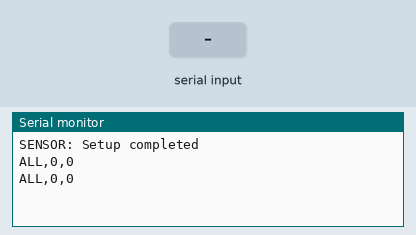
Recording of a sketch running on a simulated Arduino Uno, built with avr-gcc and run on an emulated ATmega328P. Shown: the last lines printed to the serial monitor. The test bench sets the inputs (shaded band).

Above: at 1.2 s.
1.3 s: "drive,1\n" received over Serial
At 2.8 s:
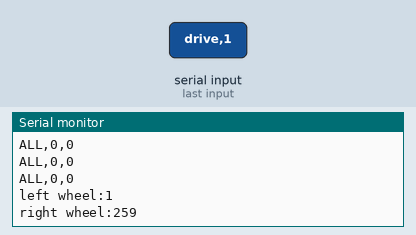
3.5 s: "stop,1\n" received over Serial
At 4.8 s:
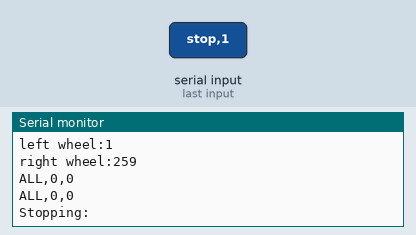
5.5 s: "scoop,1\n" received over Serial
At 6.7 s:
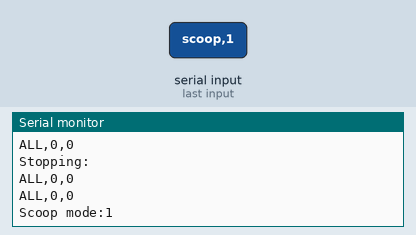
7.5 s: "90,45\n" received over Serial
At 8.8 s:
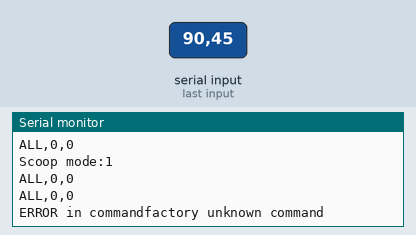

Measured:
- after the input at 1.3 s, the serial monitor: prints a new line after 0.71 s (image 1)
- after the input at 3.5 s, the serial monitor: prints a new line after 0.51 s (image 2)
- after the input at 5.5 s, the serial monitor: prints a new line after 0.51 s (image 3)
- after the input at 7.5 s, the serial monitor: prints a new line after 0.51 s (image 4)

The sketch:

test.ino
```cpp
#include "command.h"
#include "command_factory.h"

void setup()
{
  // put your setup code here, to run once:
  Serial.begin(9600);
  while (!Serial); // wait for serial port to connect. Needed for native USB port only

  Serial.println("SENSOR: Setup completed");
}

void loop()
{
    Serial.println("ALL,0,0");
    Command *cmd;
    while(Serial.available())
    {
      String line = Serial.readStringUntil('\n');
      cmd = CommandCreator::parse(line);
      cmd->execute();
      delete cmd;
    }
    delay(1000);
}
```

cmd_drive.cpp
```cpp
#include "cmd_drive.h"
CommandDrive::CommandDrive(int *args)
{
  left = args[0];
  right = args[1];
}

void CommandDrive::execute(){
  Serial.println("left wheel:" + String(left));
  Serial.println("right wheel:" + String(right));
}
```

cmd_drive.h
```cpp
#ifndef _CMD_DRIVE_H_
#define _CMD_DRIVE_H_
#include "command.h"

class CommandDrive: public Command {
  public:
    CommandDrive(int *args);
    void execute();
  private:
    int left;
    int right;
    //void parse(String line);
};
#endif
```

cmd_scoop.cpp
```cpp
#include "cmd_scoop.h"
CommandScoop::CommandScoop(int *args)
{
  mode = args[0];
}

void CommandScoop::execute(){
  Serial.println("Scoop mode:" + String(mode));
}
```

cmd_scoop.h
```cpp
#ifndef _CMD_SCOOP_H_
#define _CMD_SCOOP_H_
#include "command.h"

class CommandScoop: public Command {
  public:
    CommandScoop(int *args);
    void execute();
  private:
    int mode;
};
#endif
```

cmd_stop.cpp
```cpp
#include "cmd_stop.h"
CommandStop::CommandStop(int *args)
{
  // nothing to do
}

void CommandStop::execute(){
  Serial.println("Stopping:");
}
```

cmd_stop.h
```cpp
#ifndef _CMD_STOP_H_
#define _CMD_STOP_H_
#include "command.h"

class CommandStop: public Command {
  public:
    CommandStop(int *args);
    void execute();
  private:
};
#endif
```

command.cpp
```cpp
#include "command.h"

void Command::execute(){
  Serial.println("ERROR in commandfactory unknown command");
}
```

command.h
```cpp
#ifndef _COMMAND_H_
#define _COMMAND_H_

#include <Arduino.h>

class Command{
  public:
    //virtual void parse(String line);
    virtual void execute();
};
#endif
```

command_factory.cpp
```cpp
#include "command_factory.h"
#include "cmd_stop.h"
#include "cmd_scoop.h"
#include "cmd_drive.h"

Command *CommandCreator::parse(String line){
  int i;
  int index = 0;
  int args[10];

  // first read the op
  i = line.indexOf(',');

  String type = line.substring(0,i);
  line = line.substring(i+1);

  type.trim();

  // read and parse all arguments
  while((i = line.indexOf(',')) >= 0)
  {
    String arg = line.substring(0,i);

    args[index++] = (arg.toInt());
    line = line.substring(i+1);
  }
  args[index++] = (line.toInt());


  // Add new Command types here
  if(type == "drive"){
    return new CommandDrive(args);
  }
  else if(type == "stop"){
    return new CommandStop(args);
  }
  else if(type == "scoop"){
    return new CommandScoop(args);
  }
  else{
    return new Command();
  }
}
```

command_factory.h
```cpp
#ifndef _CMD_FACTORY_H_
#define _CMD_FACTORY_H_

#include "command.h"

class CommandCreator{
  public:
    static Command *parse(String line);
};
#endif
```
